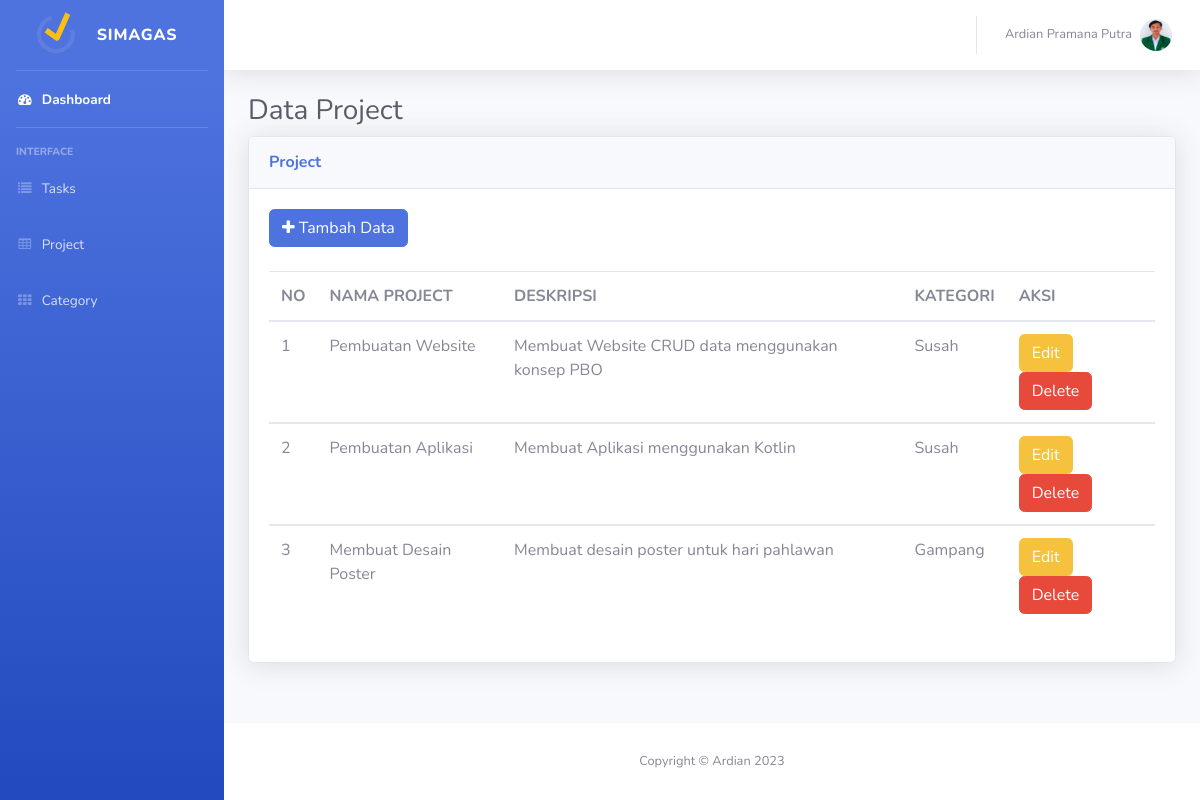
Page /index.php?hal=pro_tampil on the committed database.
### tables this page shows
CREATE TABLE `project` (
  `project_id` int(11) NOT NULL,
  `project_name` varchar(50) NOT NULL,
  `project_description` text NOT NULL,
  `category_id` int(11) NOT NULL
);

CREATE TABLE `category` (
  `category_id` int(11) NOT NULL,
  `category_name` varchar(50) NOT NULL
);

### inc/Koneksi.php (called while the page is built, shortened)
<?php
class Koneksi {
    public function __construct() {
        $this->db = new \PDO("mysql:host=localhost;dbname=db_daftgas", "root", "");
    }
}
?>

### app/Projek.php (called while the page is built, shortened)
<?php
class Projek extends Koneksi {
    public function tampil()
    {
        $sql = "SELECT project.*, category.* FROM project, category WHERE project.category_id=category.category_id";
        $stmt = $this->db->prepare($sql);
        $stmt->execute();
        $data = [];
        while ($rows = $stmt->fetch()) {
            $data[] = $rows;
        }
        return $data;
    }
}

### pro_tampil.php (the view)
<?php
$pro = new App\Projek;
$rows = $pro->tampil();
?>
<h1 class="h3 mb-2 text-gray-800">Data Project</h1>
<div class="card shadow mb-4" >
    <div class="card-header py-3">
        <h6 class="m-0 font-weight-bold text-primary">Project</h6>
    </div>
    <div class="card-body">
        <div class="table-responsive">
    <a href="index.php?hal=pro_input" class="btn btn-primary"><i class="fa fa-plus"></i> Tambah Data</a><br><br>
            <table class="table">
                <thead>
                    <tr>
                        <th>NO</th>
                        <th>NAMA PROJECT</th>
                        <th>DESKRIPSI</th>
                        <th>KATEGORI</th>
                        <th>AKSI</th>
                    </tr>
                </thead>
                <tbody>
                    <?php
                    $no = 1;
                    foreach ($rows as $row) {
                    ?>
                    <tr>
                        <td><?= $no++; ?></td>
                        <td><?php echo $row['project_name']; ?></td>
                        <td><?php echo $row['project_description']; ?></td>
                        <td><?php echo $row['category_name']; ?></td>
                        <td>
                            <a href="index.php?hal=pro_edit&id=<?php echo $row['project_id']; ?>" class="btn btn-warning">Edit</a>
                            <a href="index.php?hal=pro_delete&id=<?php echo $row['project_id']; ?>" class="btn btn-danger">Delete</a>
                        </td>
                    </tr>
                </tbody>
                <?php } ?>
            </table>
        </div>
    </div>
</div>

### rows in the picture
project: project_name "Pembuatan Website", project_description "Membuat Website CRUD data menggunakan konsep PBO", category.category_name "Susah"
project: project_name "Pembuatan Aplikasi", project_description "Membuat Aplikasi menggunakan Kotlin", category.category_name "Susah"
project: project_name "Membuat Desain Poster", project_description "Membuat desain poster untuk hari pahlawan", category.category_name "Gampang"
